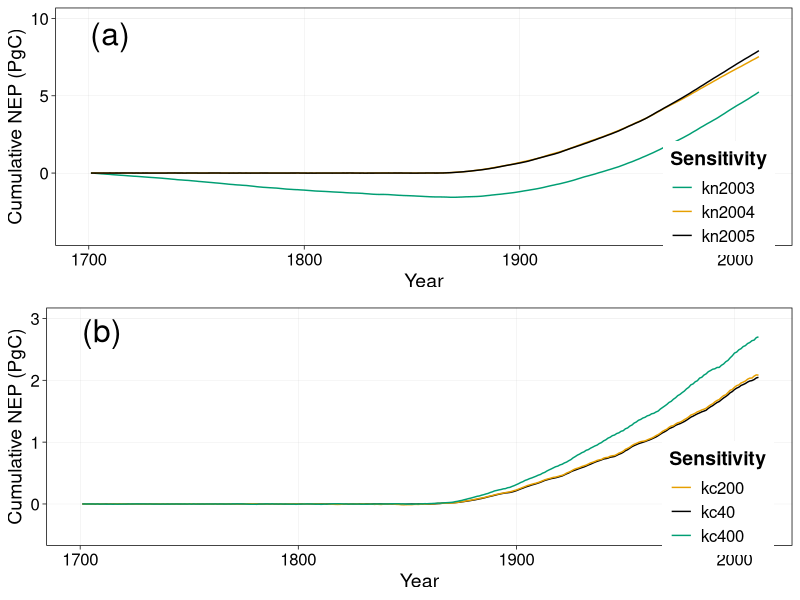

Generate this figure with R:

### read in files
ndep1DF <- read.csv("input/NDEP_sens_kn1.csv")
ndep2DF <- read.csv("input/NDEP_sens_kn2.csv")
co2DF <- read.csv("input/CO2_sens.csv")


### plotting settings
# two nice color palette for color blind
# The palette with grey:
cbPalette <- c("#999999", "#E69F00", "#56B4E9",
               "#009E73", "#F0E442", "#0072B2", "#D55E00", "#CC79A7")

# The palette with black:
cbbPalette <- c("#000000", "#E69F00", "#56B4E9", 
                "#009E73", "#F0E442", "#0072B2", "#D55E00", "#CC79A7")

require(ggplot2)
require(gridExtra)


## Plot sensitivity to timber and ag assumptions
p1 <- ggplot(ndep2DF) +
    geom_line(aes(x=year, y=kn2003_effect/1000, col="kn2003")) +
    geom_line(aes(x=year, y=kn2004_effect/1000, col="kn2004")) +
    geom_line(aes(x=year, y=kn2005_effect/1000, col="kn2005")) +
    theme_linedraw() +
    theme(panel.grid.minor=element_blank(),
          axis.text=element_text(size=12),
          axis.title=element_text(size=14),
          legend.text=element_text(size=12),
          legend.title=element_text(size=14, face="bold"),
          legend.position=c(0.9,0.2),
          legend.background = element_rect(size=0.5, linetype="solid"),
          panel.grid.major=element_line(color="grey")) +
    ylim(-4, 10) + 
    xlim(1700, 2011) +
    labs(x="Year", y="Cumulative NEP (PgC)") +
    scale_colour_manual(name="Sensitivity", 
                        values = c("kn2003" = cbbPalette[4], "kn2004" = cbbPalette[2], 
                                   "kn2005" = cbbPalette[1]))+
    annotate("text", x = 1710, y = 9, label = "(a)", size=8)

### Plot sens to timber and ag
p2 <- ggplot(co2DF) +
    geom_line(aes(x=year, y=CO2_ori/1000, col="kc40")) +
    geom_line(aes(x=year, y=CO2_kc200/1000, col="kc200")) +
    geom_line(aes(x=year, y=CO2_kc400/1000, col="kc400")) +
    theme_linedraw() +
    theme(panel.grid.minor=element_blank(),
          axis.text=element_text(size=12),
          axis.title=element_text(size=14),
          legend.text=element_text(size=12),
          legend.title=element_text(size=14, face="bold"),
          legend.position=c(0.9,0.2),
          legend.background = element_rect(size=0.5, linetype="solid"),
          panel.grid.major=element_line(color="grey")) +
    ylim(-0.5, 3.0) + 
    xlim(1700, 2011) +
    labs(x="Year", y="Cumulative NEP (PgC)") +
    scale_colour_manual(name="Sensitivity", 
                        values = c("kc40" = cbbPalette[1], "kc200" = cbbPalette[2], 
                                   "kc400" = cbbPalette[4])) +
    annotate("text", x = 1710, y = 2.8, label = "(b)", size=8)

pdf("Figure7.pdf")
grid.arrange(p1, p2, ncol=1)
dev.off()

